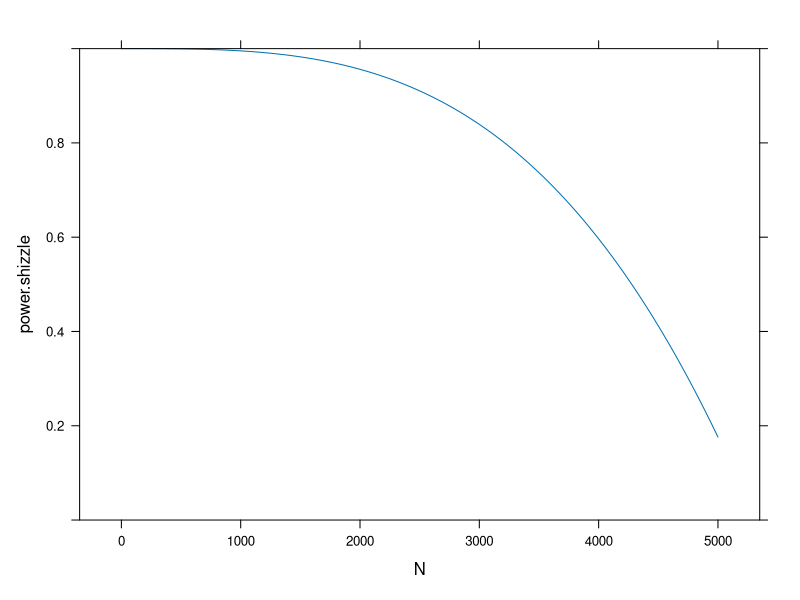
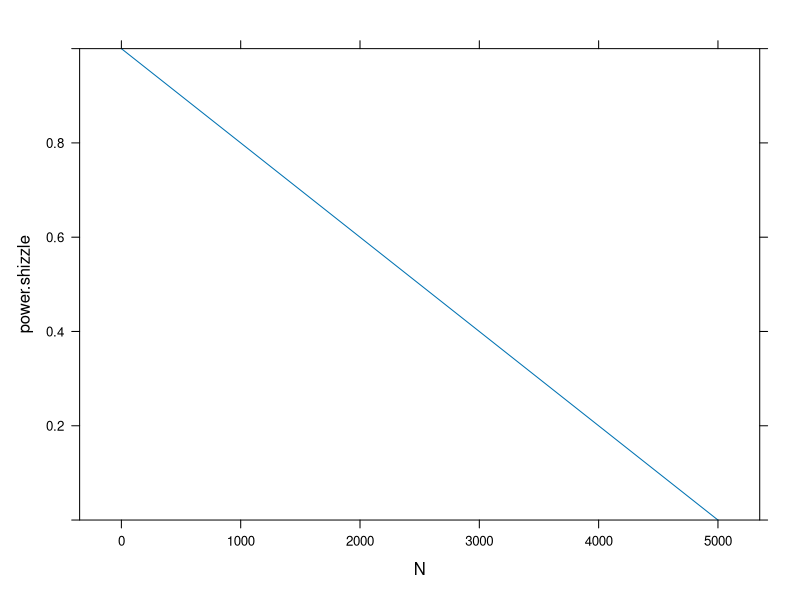
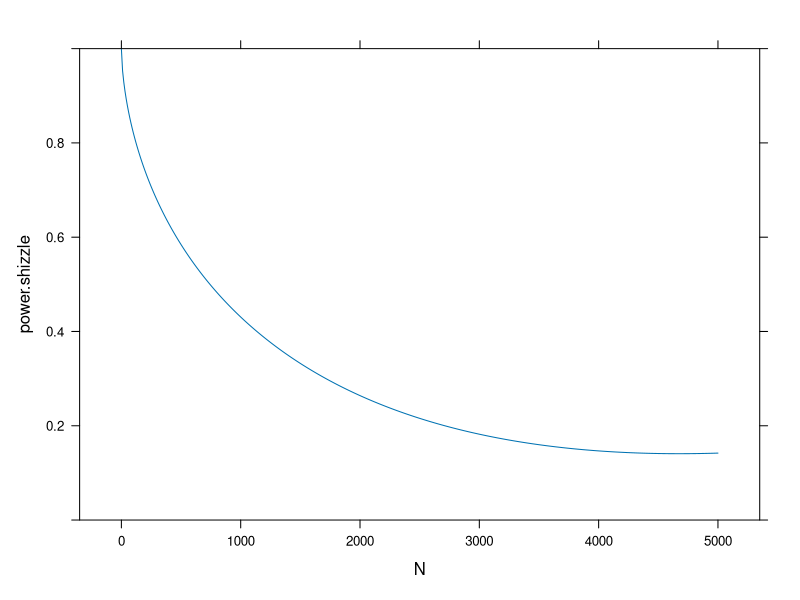

Generate these figures, in order, with R:
library("lattice")

# just to test our function
# relating flock size with 
# survival cost of migration

N <- seq(0,5000,10)

pow <- 3.2

max_migration_cost <- 1.0
migration_cost_decay <- 0
migration_cost_nonlinear_decay <- 0.0000000000012

power.shizzle <- max_migration_cost - migration_cost_decay * N - migration_cost_nonlinear_decay * N^pow

print(
        xyplot(power.shizzle ~ N
                ,type="l"
                ,ylim=c(0,1)))
                

pow <- 1

max_migration_cost <- 1.0
migration_cost_decay <- 0.0002
migration_cost_nonlinear_decay <- 0

power.shizzle <- max_migration_cost - migration_cost_decay * N - migration_cost_nonlinear_decay * N^pow

print(
        xyplot(power.shizzle ~ N
                ,type="l"
                ,ylim=c(0,1)))                  
                

pow <- 0.62

max_migration_cost <- 1.0
migration_cost_decay <- -0.0003
migration_cost_nonlinear_decay <- 0.012

power.shizzle <- max_migration_cost - migration_cost_decay * N - migration_cost_nonlinear_decay * N^pow

print(
        xyplot(power.shizzle ~ N
                ,type="l"
                ,ylim=c(0,1)))                
